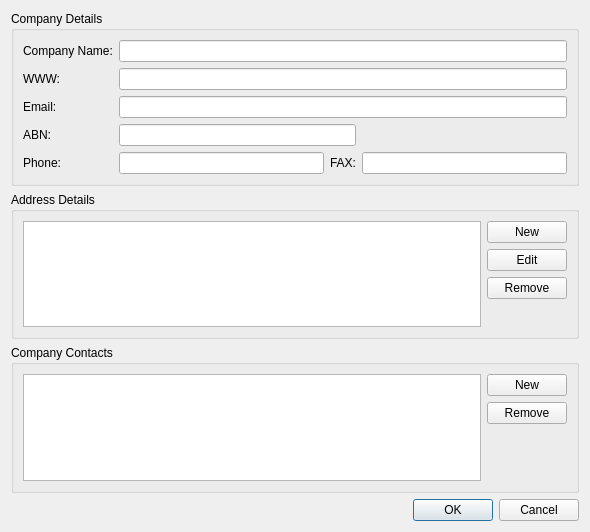
<?xml version="1.0" encoding="UTF-8"?>
<ui version="4.0">
 <class>CompanyDialog</class>
 <widget class="QDialog" name="CompanyDialog">
  <property name="geometry">
   <rect>
    <x>0</x>
    <y>0</y>
    <width>590</width>
    <height>532</height>
   </rect>
  </property>
  <property name="sizePolicy">
   <sizepolicy hsizetype="MinimumExpanding" vsizetype="MinimumExpanding">
    <horstretch>0</horstretch>
    <verstretch>0</verstretch>
   </sizepolicy>
  </property>
  <property name="minimumSize">
   <size>
    <width>590</width>
    <height>532</height>
   </size>
  </property>
  <property name="maximumSize">
   <size>
    <width>590</width>
    <height>532</height>
   </size>
  </property>
  <property name="windowTitle">
   <string>Dialog</string>
  </property>
  <layout class="QVBoxLayout" name="verticalLayout">
   <item>
    <widget class="QGroupBox" name="companyDetailsGroup">
     <property name="title">
      <string>Company Details</string>
     </property>
     <layout class="QGridLayout" name="gridLayout">
      <item row="0" column="0">
       <widget class="QLabel" name="companyNameLabel">
        <property name="text">
         <string>Company Name:</string>
        </property>
       </widget>
      </item>
      <item row="0" column="1" colspan="3">
       <widget class="QLineEdit" name="companyNameEdit"/>
      </item>
      <item row="1" column="0">
       <widget class="QLabel" name="companyWWWLabel">
        <property name="text">
         <string>WWW:</string>
        </property>
       </widget>
      </item>
      <item row="1" column="1" colspan="3">
       <widget class="QLineEdit" name="companyWWWEdit"/>
      </item>
      <item row="2" column="0">
       <widget class="QLabel" name="companyEmailLabel">
        <property name="text">
         <string>Email:</string>
        </property>
       </widget>
      </item>
      <item row="2" column="1" colspan="3">
       <widget class="QLineEdit" name="companyEmailEdit"/>
      </item>
      <item row="3" column="0">
       <widget class="QLabel" name="companyABNLabel">
        <property name="text">
         <string>ABN:</string>
        </property>
       </widget>
      </item>
      <item row="3" column="1" colspan="2">
       <widget class="QLineEdit" name="companyABNEdit"/>
      </item>
      <item row="3" column="3">
       <spacer name="horizontalSpacer_2">
        <property name="orientation">
         <enum>Qt::Horizontal</enum>
        </property>
        <property name="sizeHint" stdset="0">
         <size>
          <width>141</width>
          <height>20</height>
         </size>
        </property>
       </spacer>
      </item>
      <item row="4" column="0">
       <widget class="QLabel" name="companyPhoneLabel">
        <property name="text">
         <string>Phone:</string>
        </property>
       </widget>
      </item>
      <item row="4" column="1">
       <widget class="QLineEdit" name="companyPhoneEdit"/>
      </item>
      <item row="4" column="2">
       <widget class="QLabel" name="companyFAXLabel">
        <property name="text">
         <string>FAX:</string>
        </property>
       </widget>
      </item>
      <item row="4" column="3">
       <widget class="QLineEdit" name="companyFAXEdit"/>
      </item>
     </layout>
    </widget>
   </item>
   <item>
    <widget class="QGroupBox" name="addressGroup">
     <property name="title">
      <string>Address Details</string>
     </property>
     <layout class="QGridLayout" name="gridLayout_3">
      <item row="0" column="1">
       <widget class="QPushButton" name="addAddressButton">
        <property name="text">
         <string>New</string>
        </property>
       </widget>
      </item>
      <item row="2" column="1">
       <widget class="QPushButton" name="removeAddressButton">
        <property name="text">
         <string>Remove</string>
        </property>
       </widget>
      </item>
      <item row="3" column="1">
       <spacer name="verticalSpacer_2">
        <property name="orientation">
         <enum>Qt::Vertical</enum>
        </property>
        <property name="sizeHint" stdset="0">
         <size>
          <width>20</width>
          <height>11</height>
         </size>
        </property>
       </spacer>
      </item>
      <item row="0" column="0" rowspan="4">
       <widget class="QTableView" name="addressList"/>
      </item>
      <item row="1" column="1">
       <widget class="QPushButton" name="editAddressButton">
        <property name="text">
         <string>Edit</string>
        </property>
       </widget>
      </item>
     </layout>
    </widget>
   </item>
   <item>
    <widget class="QGroupBox" name="companyContactsGroup">
     <property name="title">
      <string>Company Contacts</string>
     </property>
     <layout class="QGridLayout" name="gridLayout_2">
      <item row="0" column="1">
       <widget class="QPushButton" name="addContactsButton">
        <property name="text">
         <string>New</string>
        </property>
       </widget>
      </item>
      <item row="1" column="1">
       <widget class="QPushButton" name="removeContactsButton">
        <property name="text">
         <string>Remove</string>
        </property>
       </widget>
      </item>
      <item row="2" column="1">
       <spacer name="verticalSpacer">
        <property name="orientation">
         <enum>Qt::Vertical</enum>
        </property>
        <property name="sizeHint" stdset="0">
         <size>
          <width>20</width>
          <height>11</height>
         </size>
        </property>
       </spacer>
      </item>
      <item row="0" column="0" rowspan="3">
       <widget class="QTableView" name="contactsList"/>
      </item>
     </layout>
    </widget>
   </item>
   <item>
    <widget class="QDialogButtonBox" name="buttonBox">
     <property name="orientation">
      <enum>Qt::Horizontal</enum>
     </property>
     <property name="standardButtons">
      <set>QDialogButtonBox::Cancel|QDialogButtonBox::Ok</set>
     </property>
    </widget>
   </item>
  </layout>
 </widget>
 <tabstops>
  <tabstop>companyNameEdit</tabstop>
  <tabstop>companyWWWEdit</tabstop>
  <tabstop>companyEmailEdit</tabstop>
  <tabstop>companyABNEdit</tabstop>
  <tabstop>companyPhoneEdit</tabstop>
  <tabstop>companyFAXEdit</tabstop>
  <tabstop>addressList</tabstop>
  <tabstop>addAddressButton</tabstop>
  <tabstop>editAddressButton</tabstop>
  <tabstop>removeAddressButton</tabstop>
  <tabstop>contactsList</tabstop>
  <tabstop>addContactsButton</tabstop>
  <tabstop>removeContactsButton</tabstop>
  <tabstop>buttonBox</tabstop>
 </tabstops>
 <resources/>
 <connections>
  <connection>
   <sender>buttonBox</sender>
   <signal>accepted()</signal>
   <receiver>CompanyDialog</receiver>
   <slot>accept()</slot>
   <hints>
    <hint type="sourcelabel">
     <x>248</x>
     <y>254</y>
    </hint>
    <hint type="destinationlabel">
     <x>157</x>
     <y>274</y>
    </hint>
   </hints>
  </connection>
  <connection>
   <sender>buttonBox</sender>
   <signal>rejected()</signal>
   <receiver>CompanyDialog</receiver>
   <slot>reject()</slot>
   <hints>
    <hint type="sourcelabel">
     <x>316</x>
     <y>260</y>
    </hint>
    <hint type="destinationlabel">
     <x>286</x>
     <y>274</y>
    </hint>
   </hints>
  </connection>
 </connections>
</ui>
